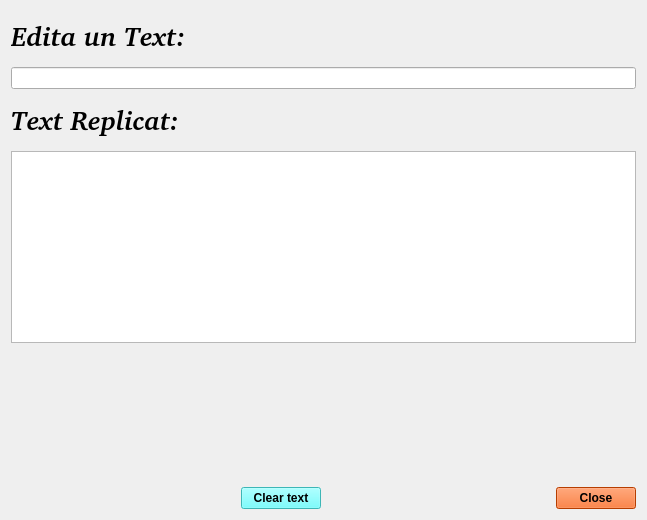
<?xml version="1.0" encoding="UTF-8"?>
<ui version="4.0">
 <class>MyForm</class>
 <widget class="QWidget" name="MyForm">
  <property name="geometry">
   <rect>
    <x>0</x>
    <y>0</y>
    <width>647</width>
    <height>520</height>
   </rect>
  </property>
  <property name="windowTitle">
   <string>Form</string>
  </property>
  <layout class="QVBoxLayout" name="verticalLayout_5">
   <item>
    <layout class="QVBoxLayout" name="verticalLayout_4">
     <item>
      <layout class="QVBoxLayout" name="verticalLayout_2">
       <item>
        <widget class="QLabel" name="label">
         <property name="minimumSize">
          <size>
           <width>100</width>
           <height>50</height>
          </size>
         </property>
         <property name="font">
          <font>
           <family>Nimbus Mono L [urw]</family>
           <pointsize>20</pointsize>
           <weight>75</weight>
           <italic>true</italic>
           <bold>true</bold>
           <underline>false</underline>
          </font>
         </property>
         <property name="text">
          <string>Edita un Text:</string>
         </property>
        </widget>
       </item>
       <item>
        <widget class="QLineEdit" name="lineEdit"/>
       </item>
      </layout>
     </item>
     <item>
      <layout class="QVBoxLayout" name="verticalLayout_3">
       <item>
        <widget class="QLabel" name="label_3">
         <property name="minimumSize">
          <size>
           <width>100</width>
           <height>50</height>
          </size>
         </property>
         <property name="font">
          <font>
           <family>Nimbus Mono L [urw]</family>
           <pointsize>20</pointsize>
           <weight>75</weight>
           <italic>true</italic>
           <bold>true</bold>
           <underline>false</underline>
          </font>
         </property>
         <property name="text">
          <string>Text Replicat:</string>
         </property>
        </widget>
       </item>
       <item>
        <widget class="QTextBrowser" name="textBrowser"/>
       </item>
      </layout>
     </item>
     <item>
      <layout class="QVBoxLayout" name="verticalLayout">
       <item>
        <spacer name="verticalSpacer">
         <property name="orientation">
          <enum>Qt::Vertical</enum>
         </property>
         <property name="sizeHint" stdset="0">
          <size>
           <width>20</width>
           <height>40</height>
          </size>
         </property>
        </spacer>
       </item>
       <item>
        <layout class="QHBoxLayout" name="horizontalLayout">
         <item>
          <spacer name="horizontalSpacer_2">
           <property name="orientation">
            <enum>Qt::Horizontal</enum>
           </property>
           <property name="sizeHint" stdset="0">
            <size>
             <width>40</width>
             <height>20</height>
            </size>
           </property>
          </spacer>
         </item>
         <item>
          <widget class="QPushButton" name="pushButton_2">
           <property name="font">
            <font>
             <weight>75</weight>
             <bold>true</bold>
            </font>
           </property>
           <property name="styleSheet">
            <string notr="true">background-color: rgb(85, 255, 255);</string>
           </property>
           <property name="text">
            <string>Clear text</string>
           </property>
          </widget>
         </item>
         <item>
          <spacer name="horizontalSpacer">
           <property name="orientation">
            <enum>Qt::Horizontal</enum>
           </property>
           <property name="sizeHint" stdset="0">
            <size>
             <width>40</width>
             <height>20</height>
            </size>
           </property>
          </spacer>
         </item>
         <item>
          <widget class="QPushButton" name="pushButton">
           <property name="font">
            <font>
             <weight>75</weight>
             <bold>true</bold>
            </font>
           </property>
           <property name="styleSheet">
            <string notr="true">background-color: rgb(255, 85, 0);</string>
           </property>
           <property name="text">
            <string>Close</string>
           </property>
          </widget>
         </item>
        </layout>
       </item>
      </layout>
     </item>
    </layout>
   </item>
  </layout>
 </widget>
 <resources/>
 <connections>
  <connection>
   <sender>pushButton</sender>
   <signal>clicked()</signal>
   <receiver>MyForm</receiver>
   <slot>close()</slot>
   <hints>
    <hint type="sourcelabel">
     <x>605</x>
     <y>502</y>
    </hint>
    <hint type="destinationlabel">
     <x>624</x>
     <y>450</y>
    </hint>
   </hints>
  </connection>
  <connection>
   <sender>lineEdit</sender>
   <signal>textChanged(QString)</signal>
   <receiver>textBrowser</receiver>
   <slot>setText(QString)</slot>
   <hints>
    <hint type="sourcelabel">
     <x>311</x>
     <y>93</y>
    </hint>
    <hint type="destinationlabel">
     <x>316</x>
     <y>228</y>
    </hint>
   </hints>
  </connection>
  <connection>
   <sender>pushButton_2</sender>
   <signal>released()</signal>
   <receiver>lineEdit</receiver>
   <slot>clear()</slot>
   <hints>
    <hint type="sourcelabel">
     <x>293</x>
     <y>490</y>
    </hint>
    <hint type="destinationlabel">
     <x>394</x>
     <y>73</y>
    </hint>
   </hints>
  </connection>
 </connections>
</ui>
